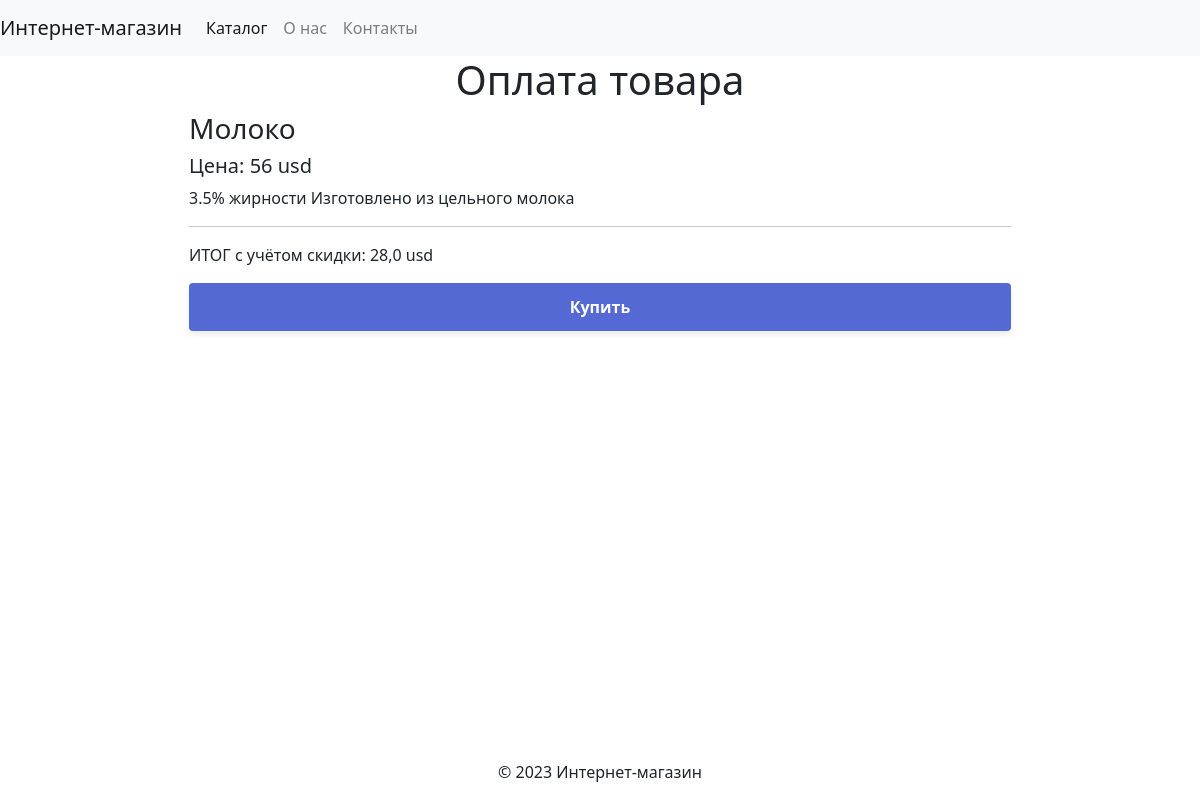
/item/2/, run on the app's committed database.
### transition/models.py (models this page shows, shortened)
class Item(models.Model):
    name = models.CharField(max_length=100)
    description = models.TextField()
    price = models.IntegerField(default=0)
    discount_item = models.ForeignKey(
        'Discount',
        on_delete=models.SET_NULL,
        null=True,
        blank=True,
        related_name='item_discounts_set')
    tax_item = models.ForeignKey(
        'Tax',
        on_delete=models.SET_NULL,
        null=True,
        blank=True,
        related_name='item_taxes_set')
    currency = models.CharField(
        max_length=3, choices=(
            ('usd', 'USD'), ('eur', 'EUR')))
    def discounted_price(self):
        if self.discount_item:
            return self.price - (self.price * self.discount_item.value / 100)
        return self.price
    def tax(self):
        if self.tax_item:
            return self.discounted_price() * self.tax_item.value / 100
        else:
            return 0
    def total(self):
        return self.discounted_price() + self.tax()

class Discount(models.Model):
    name = models.CharField(max_length=100)
    value = models.IntegerField(default=0)

### transition/views.py (the view)
# urls.py: path('item/<int:item_pk>/', views.item, name='item'),
def item(request, item_pk):
    item = get_object_or_404(Item, pk=item_pk)
    return render(
        request, 'item.html', {
            'item': item, "STRIPE_PUBLIC_KEY": settings.STRIPE_PUBLIC_KEY})

### transition/templates/item.html (shortened to what this page needs)
{% extends './base.html' %}
{% block content %}
<div class="container">
    <h1 class="text-center">Оплата товара</h1>
    <div class="product">
        <div class="description">
            <h3>{{ item.name }}</h3>
            <h5>Цена: {{ item.price }} {{ item.currency }}</h5>
            <p>{{ item.description }}</p>
            <hr>
            {% if item.discount_item.value %}
            {% if item.tax_item %}
            <p>ИТОГ с учётом налога и скидки: {{ item.total }} {{ item.currency }}</p>
            {% else %}
            <p>ИТОГ с учётом скидки: {{ item.total }} {{ item.currency }}</p>
            {% endif %}
            {% elif item.tax_item %}
            <p>ИТОГ с учётом налога: {{ item.total }} {{ item.currency }}</p>
            {% endif %}
        </div>
        <button type="button" id="checkout-button" onclick="addPayment()">Купить</button>
    </div>
</div>
{% endblock %}

### transition/templates/item.html (style rules this page uses)
button { width: 100%; padding: 12px 16px; background: #5469d4; color: #ffffff; font-size: 16px; font-weight: 600; border-radius: 4px; border: 0; box-shadow: 0px 4px 5.5px 0px rgba(0, 0, 0, 0.07); cursor: pointer; transition: all 0.2s ease; }
.product { display: flex; flex-direction: column; width: 75%; margin: auto; }

### transition/templates/base.html (style rules this page uses)
.container { max-width: 1120px; margin: 0 auto; }

### data on the page
Item: name "Молоко", price "56", currency "usd", description "3.5% жирности Изготовлено из цельного молока", total "28,0"
